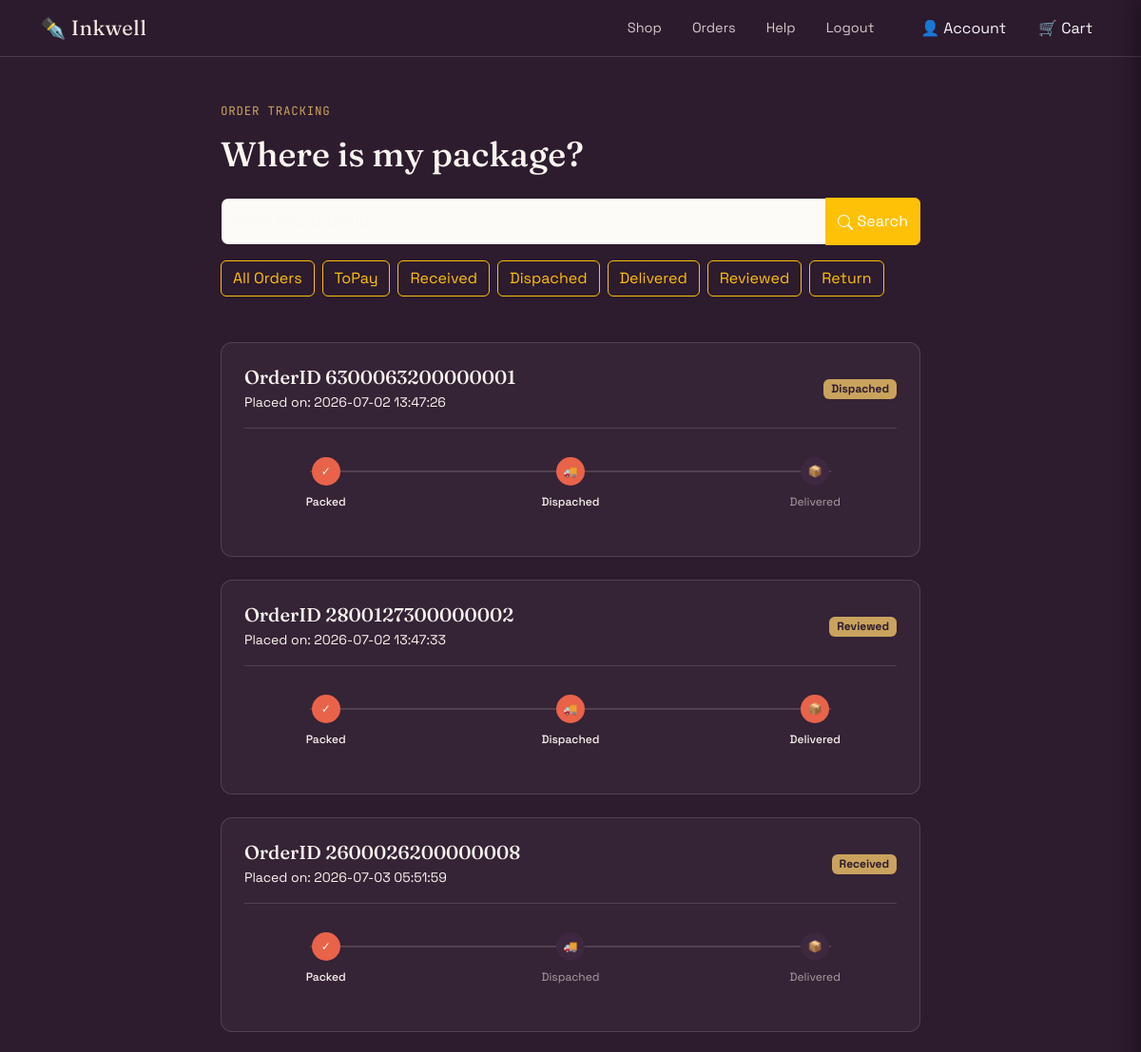
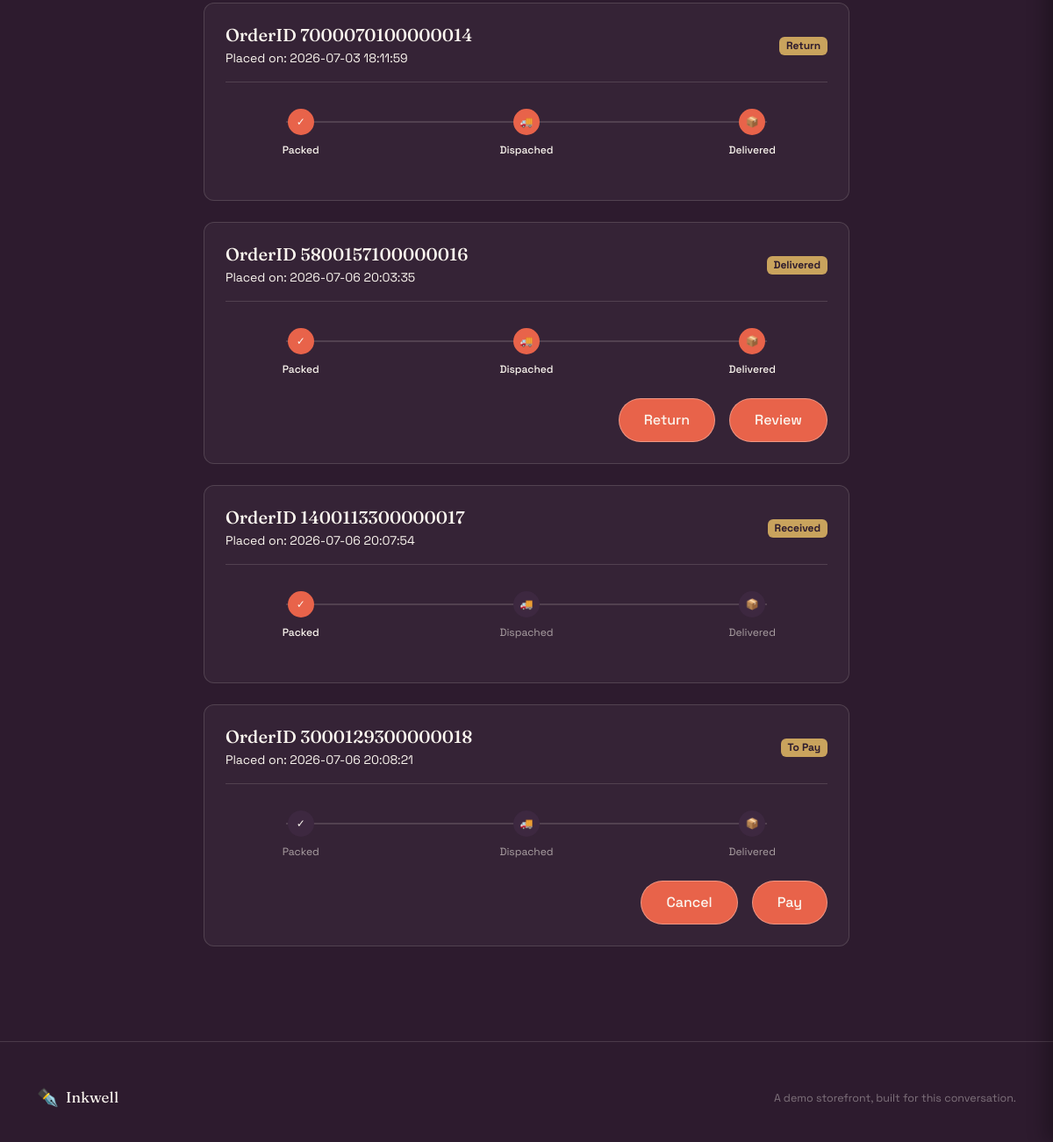
/stationaryshop/trackorder.php (signed in), run on the app's committed database (2 pictures, top to bottom).
### tables this page shows
CREATE TABLE `orders` (
  `id` int(11) NOT NULL,
  `payment_id` int(11) NOT NULL,
  `product_id` char(7) NOT NULL,
  `Order_id` char(16) NOT NULL,
  `Customer` varchar(50) NOT NULL,
  `email` varchar(50) NOT NULL,
  `Card_no` varchar(12) NOT NULL,
  `Address` varchar(100) NOT NULL,
  `phone_number` varchar(11) NOT NULL,
  `Total amount` int(11) NOT NULL,
  `status` varchar(30) NOT NULL,
  `Order_date` timestamp NOT NULL DEFAULT current_timestamp(),
  `userID` int(11) NOT NULL
);

### stationaryshop/trackorder.php (the view, shortened to what this page needs)
<?php
include('navbar.php');
?>
<div class="container-lg py-5">
    <div class="row justify-content-center">
        <div class="col-lg-8">
            <p class="section-label">Order tracking</p>
            <h2 class="mb-4" style="font-size: 36px;">Where is my package?</h2>
            <div class="mb-5">
                <form method="GET" class="input-group mb-3">
                    <input type="text"
                        name="search"
                        class="form-control"
                        id="orderIdInput"
                        placeholder="Write Your Order Id">
                    <button class="btn btn-warning text-white" type="submit" id="button-addon2">
                        <svg xmlns="http://www.w3.org/2000/svg" width="16" height="16" fill="currentColor" class="bi bi-search" viewBox="0 0 16 16">
                            <path d="M11.742 10.344a6.5 6.5 0 1 0-1.397 1.398h-.001q.044.06.098.115l3.85 3.85a1 1 0 0 0 1.415-1.414l-3.85-3.85a1 1 0 0 0-.115-.1zM12 6.5a5.5 5.5 0 1 1-11 0 5.5 5.5 0 0 1 11 0"/>
                        </svg>
                        Search
                    </button>
                </form>
                <div class="d-flex gap-2 flex-wrap">
                    <a href="trackorder.php" class="btn btn-outline-warning ">All Orders</a>
                    <a href="?status=To Pay" class="btn btn-outline-warning ">ToPay</a>
                    <a href="?status=Received" class="btn btn-outline-warning ">Received</a>
                    <a href="?status=Dispached" class="btn btn-outline-warning ">Dispached</a>
                    <a href="?status=Delivered" class="btn btn-outline-warning ">Delivered</a>
                    <a href="?status=Reviewed" class="btn btn-outline-warning ">Reviewed</a>
                    <a href="?status=Return" class="btn btn-outline-warning ">Return</a>
                </div>
            </div>
            <?php
            if (isset($_SESSION['userid'])) {
                $userid = $_SESSION['userid'];
                if(isset($_GET['status'])){
                    $status = $_GET['status'];
                    if ($status == 'Dispached' || $status == 'Received' || $status=='Return' || $status =="To Pay" || $status =="Reviewed" || $status=="Delivered") {
                        $orderfetch = mysqli_query($con, "SELECT * FROM `orders` WHERE status ='$status' AND userID =$userid");
                    }
                }
                else {
                    $orderfetch = mysqli_query($con, "SELECT * FROM `orders` WHERE userID =$userid");
                }
                while ($allorders = mysqli_fetch_assoc($orderfetch)) {
                    $card_status = $allorders['status'];
                    $packed_active = "";
                    $transit_active = "";
                    $delivered_active = "";
                    if ($card_status == "Received") {
                        $packed_active = "active";
                    } elseif ($card_status == "Dispached") {
                        $packed_active = "active";
                        $transit_active = "active";
                    } elseif ($card_status == "Delivered" || $card_status == "Return" || $card_status =="Reviewed") {
                        $packed_active = "active";
                        $transit_active = "active";
                        $delivered_active = "active";
                    }
            ?>
                    <div class="order-card mt-4" id="trackingResultBox">
                        <div class="d-flex justify-content-between align-items-center flex-wrap gap-2 border-bottom pb-3 mb-4" style="border-color: var(--line) !important;">
                            <div>
                                <h5 class="mb-1"><a href="orderdetail.php?orderid=<?php echo $allorders['Order_id'];?>" class="text-decoration-none text-reset">OrderID <?php echo $allorders['Order_id']; ?></a></h5>
                                <p class="small mb-0">Placed on: <?php echo $allorders['Order_date'] ?></p>
                            </div>
                            <span class="badge" style="background-color: var(--gold); color: var(--plum);"><?php echo $allorders['status'] ?></span>
                        </div>
                        <div class="status-timeline">
                            <div class="timeline-step <?php echo $packed_active; ?>">
                                <div class="step-circle">✓</div>
                                <div class="step-label">Packed</div>
                            </div>
                            <div class="timeline-step <?php echo $transit_active; ?>">
                                <div class="step-circle">🚚</div>
                                <div class="step-label">Dispached</div>
                            </div>
                            <div class="timeline-step <?php echo $delivered_active; ?>">
                                <div class="step-circle">📦</div>
                                <div class="step-label">Delivered</div>
                            </div>
                        </div>
                        <div class="d-flex justify-content-end mt-4">
                            <?php if ($card_status == 'To Pay') { ?>
                                <a href="?cancelid=<?php echo $allorders['Order_id']; ?>" class="btn btn-outline-light" style=" background-color:#E8634A;">
                                    Cancel
                                </a>
                                <button type="button"
                                        class="ms-3 btn btn-outline-light"
                                        style="background-color:#E8634A;"
                                        data-bs-toggle="modal"
                                        data-bs-target="#payModal_<?php echo $allorders['Order_id']; ?>">
                                    Pay
                                </button>
                            <?php } elseif ($card_status == 'Delivered') { ?>
                                <a href="return.php?Returnid=<?php echo $allorders['Order_id']; ?>" class="btn btn-outline-light" style=" background-color:#E8634A;">
                                    Return
                                </a>
                                <button type="button"
                                        class="ms-3 btn btn-outline-light"
                                        style="background-color:#E8634A;"
                                        data-bs-toggle="modal"
                                        data-bs-target="#reviewModal_<?php echo $allorders['Order_id']; ?>">
                                    Review
                                </button>
                            <?php } ?>
                        </div>
                    </div>
            <?php
                }
            }
            ?>
        </div>
    </div>
</div>
<?php include('footer.php'); ?>
</body>
</html>

### stationaryshop/style.css (style rules this page uses)
:root { --plum: #2D1B2E; --plum-light: #3D2840; --coral: #E8634A; --coral-dark: #C44A33; --gold: #C9A35D; --sage: #8A9A7E; --cream: #FBF6EF; --blush: #F7E8E0; --line: rgba(251, 246, 239, 0.14); }
* { margin: 0; padding: 0; box-sizing: border-box; }
html, body { font-family: 'Space Grotesk', sans-serif; background-color: var(--plum); color: var(--cream); height: 100%; }
h1, h2, h3, h4, h5, h6 { font-family: 'Fraunces', serif; font-weight: 500; }
.btn-outline-light { border-color: rgba(251, 246, 239, 0.35); color: var(--cream); padding: 12px 28px; border-radius: 999px; font-weight: 500; transition: background-color 0.2s ease, transform 0.2s ease; }
.form-control { background-color: rgba(251, 246, 239, 0.08); color: var(--cream); border-color: var(--line); padding: 11px 14px; border-radius: 10px; font-family: 'Space Grotesk', sans-serif; }
.form-control::placeholder { color: rgba(251, 246, 239, 0.5); }
.section-label { font-size: 12.5px; letter-spacing: 0.06em; text-transform: uppercase; color: var(--gold); margin-bottom: 14px; font-family: 'JetBrains Mono', monospace; }
.form-control { background-color: rgba(251,246,239,0.08) !important; color: var(--cream) !important; border-color: var(--line) !important; padding: 12px 16px; border-radius: 10px; }
.form-control::placeholder { color: rgba(251,246,239,0.4); }
.order-card { background-color: rgba(251,246,239,0.04); border: 1px solid var(--line); border-radius: 12px; padding: 24px; }
.status-timeline { display: flex; justify-content: space-between; position: relative; margin-top: 30px; }
.status-timeline::before { content: ''; position: absolute; top: 14px; left: 10%; right: 10%; height: 2px; background-color: var(--line); z-index: 1; }
.timeline-step { position: relative; z-index: 2; text-align: center; width: 25%; }
.step-circle { width: 30px; height: 30px; border-radius: 50%; background-color: #3D2840; color: var(--cream); display: flex; align-items: center; justify-content: center; margin: 0 auto 8px; font-size: 12px; }
.timeline-step.active .step-circle { background-color: var(--coral); }
.step-label { font-size: 12px; color: rgba(251,246,239,0.6); }
.timeline-step.active .step-label { color: var(--cream); font-weight: 500; }
.form-control { background-color: #fff !important; color: var(--plum) !important; border: 1px solid rgba(45,27,46,0.18) !important; padding: 11px 14px; border-radius: 10px; }
.form-control { background-color: #fff !important; border: 1px solid var(--line) !important; padding: 12px; }
.form-control { background-color: #FDFBF7 !important; color: var(--plum) !important; border: 1px solid rgba(45,27,46,0.15) !important; padding: 12px; border-radius: 8px; }

### data on the page
orders: Order "6300063200000001", Order_date "2026-07-02 13:47:26", status "Dispached"
orders: Order "2800127300000002", Order_date "2026-07-02 13:47:33", status "Reviewed"
orders: Order "2600026200000008", Order_date "2026-07-03 05:51:59", status "Received"
orders: Order "7000070100000014", Order_date "2026-07-03 18:11:59", status "Return"
orders: Order "5800157100000016", Order_date "2026-07-06 20:03:35", status "Delivered"
orders: Order "1400113300000017", Order_date "2026-07-06 20:07:54", status "Received"
orders: Order "3000129300000018", Order_date "2026-07-06 20:08:21", status "To Pay"
